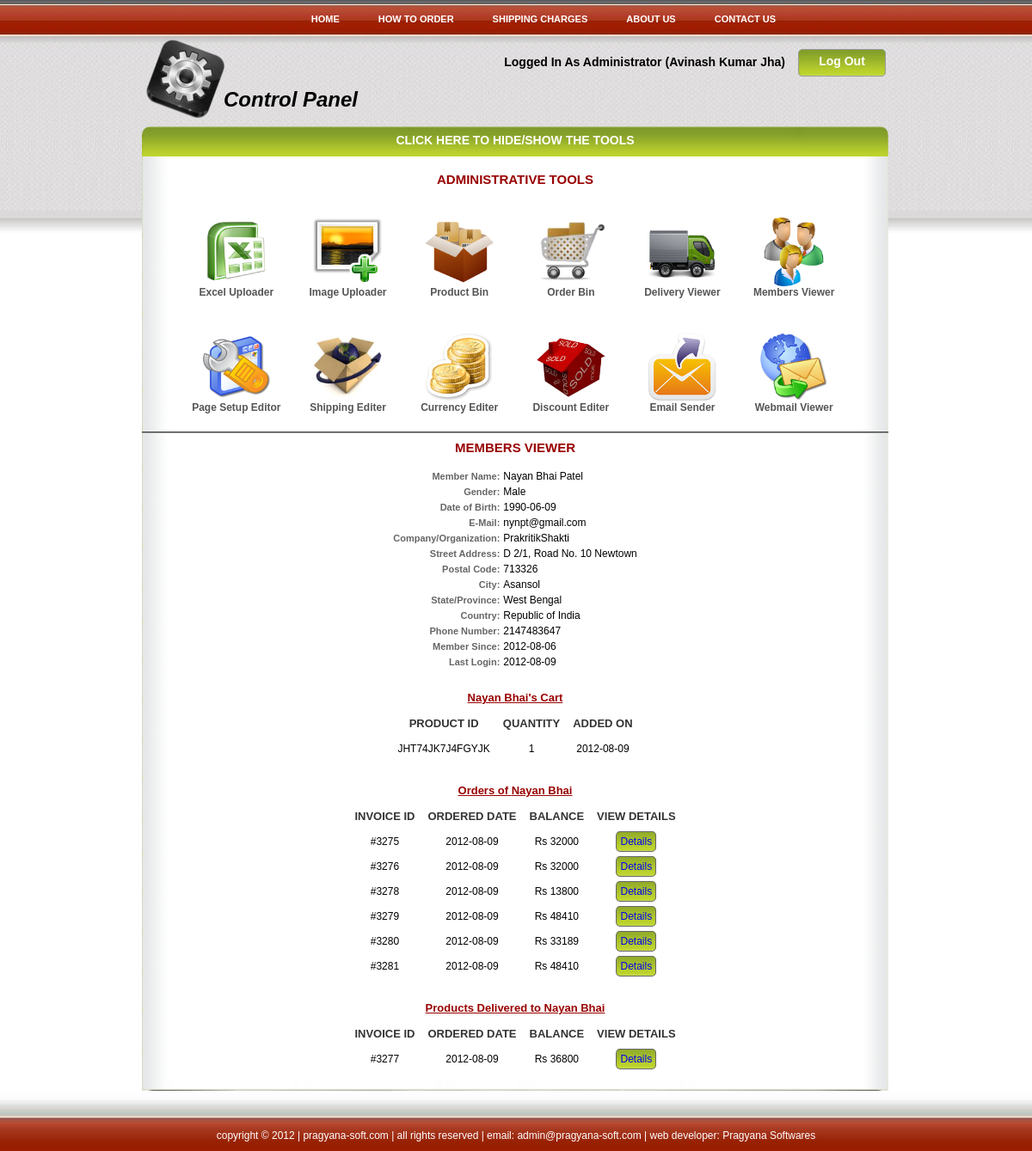
The app's page /admin/members.php?email=nynpt@gmail.com (signed in) with its own data.
### tables this page shows
CREATE TABLE IF NOT EXISTS `user` (
  `username` varchar(35) NOT NULL,
  `password` varchar(35) NOT NULL,
  `name` varchar(70) NOT NULL,
  `last_name` varchar(20) NOT NULL,
  `gender` varchar(6) NOT NULL,
  `dob` date NOT NULL,
  `org` text NOT NULL,
  `add` text NOT NULL,
  `pin_code` text NOT NULL,
  `city` text NOT NULL,
  `state` text NOT NULL,
  `country` text NOT NULL,
  `phno` int(15) NOT NULL,
  `date` date NOT NULL,
  `last_login` date NOT NULL,
  PRIMARY KEY (`username`)
);

CREATE TABLE IF NOT EXISTS `country` (
  `country_id` int(5) NOT NULL AUTO_INCREMENT,
  `iso2` char(2) DEFAULT NULL,
  `short_name` varchar(80) NOT NULL DEFAULT '',
  `long_name` varchar(80) NOT NULL DEFAULT '',
  `iso3` char(3) DEFAULT NULL,
  `zone` int(3) NOT NULL DEFAULT '0',
  `currency` varchar(5) NOT NULL DEFAULT 'INR',
  `numcode` varchar(6) DEFAULT NULL,
  `un_member` varchar(12) DEFAULT NULL,
  `calling_code` varchar(8) DEFAULT NULL,
  `cctld` varchar(5) DEFAULT NULL,
  PRIMARY KEY (`country_id`)
);

CREATE TABLE IF NOT EXISTS `order` (
  `id` int(9) NOT NULL,
  `user` varchar(35) NOT NULL,
  `date` date NOT NULL,
  `amount` int(15) NOT NULL,
  `payment_option` varchar(30) NOT NULL,
  `status` int(1) NOT NULL,
  `fname` text NOT NULL,
  `lname` text NOT NULL,
  `add` text NOT NULL,
  `city` text NOT NULL,
  `state` text NOT NULL,
  `country` text NOT NULL,
  `pin_code` text NOT NULL,
  `delivery_date` date DEFAULT NULL,
  `gateway` varchar(30) DEFAULT NULL,
  `transaction_id` varchar(40) DEFAULT NULL,
  PRIMARY KEY (`id`)
);

### admin/members.php (the view, shortened to what this page needs)
<?php
	if(!isset($_SESSION['LogdUsrDet']))
	{
		header("Location: ../");
	}
	else if($_SESSION['LogdUsrDet'][0]=="GenUsr")
	{
		header("Location: ../");
	}
	else if($_SESSION['LogdUsrDet'][0]=="ContrlrAdmin")
	{
		include("admin-files/admin-top.php");
?>
		<h4>Members Viewer</h4>
<?php
if(isset($_REQUEST['email']))
{
	$sql="SELECT `name` , `last_name` ,  `gender`, `dob`, `org`, `add`, `pin_code`, `city`, `state`, `country`, `phno`, `date`, `last_login` FROM `user` WHERE `user`.`username` ='".$_REQUEST['email']."'";
	$result=mysql_query($sql);
	if($row=mysql_fetch_array($result))
	{
	?>
	<table align="center">
	<tr>
		<td align="right">
		<label style='font-size:11px; font-weight:bold; color:#666666;'>Member Name: </label>
		</td>
		<td align="left">
		<?php echo "".$row["name"]; ?> <?php echo "".$row["last_name"]; ?>
		</td>
	</tr>
	<tr>
		<td align="right">
		<label style='font-size:11px; font-weight:bold; color:#666666;'>Gender: </label>
		</td>
		<td align="left">
		<?php echo "".$row["gender"]; ?>
		</td>
	</tr>
	<tr>
		<td align="right">
		<label style='font-size:11px; font-weight:bold; color:#666666;'>Date of Birth: </label>
		</td>
		<td align="left">
		<?php echo "".$row["dob"]; ?>
		</td>
	</tr>
	<tr>
		<td align="right">
		<label style='font-size:11px; font-weight:bold; color:#666666;'>E-Mail: </label>
		</td>
		<td align="left">
		<?php echo "".$_REQUEST['email']; ?>
		</td>
	</tr>
	<tr>
		<td align="right">
		<label style='font-size:11px; font-weight:bold; color:#666666;'>Company/Organization: </label>
		</td>
		<td align="left">
		<?php echo "".$row["org"]; ?>
		</td>
	</tr>
	<tr>
		<td align="right">
		<label style='font-size:11px; font-weight:bold; color:#666666;'>Street Address: </label>
		</td>
		<td align="left">
		<?php echo "".$row["add"]; ?>
		</td>
	</tr>
	<tr>
		<td align="right">
		<label style='font-size:11px; font-weight:bold; color:#666666;'>Postal Code: </label>
		</td>
		<td align="left">
		<?php echo "".$row["pin_code"]; ?>
		</td>
	</tr>
	<tr>
		<td align="right">
		<label style='font-size:11px; font-weight:bold; color:#666666;'>City: </label>
		</td>
		<td align="left">
		<?php echo "".$row["city"]; ?>
		</td>
	</tr>
	<tr>
		<td align="right">
		<label style='font-size:11px; font-weight:bold; color:#666666;'>State/Province: </label>
		</td>
		<td align="left">
		<?php echo "".$row["state"]; ?>
		</td>
	</tr>
	<tr>
		<td align="right">
		<label style='font-size:11px; font-weight:bold; color:#666666;'>Country: </label>
		</td>
		<td align="left">
		<?php
			$rslt=mysql_query("SELECT `long_name` FROM `country` WHERE `iso2`='".$row['country']."'");
			if($rw=mysql_fetch_array($rslt))
			{echo $rw['long_name'];}
			else{echo $row['country'];}?>
		</td>
	</tr>
	<tr>
		<td align="right">
		<label style='font-size:11px; font-weight:bold; color:#666666;'>Phone Number: </label>
		</td>
		<td align="left">
		<?php echo "".$row["phno"]; ?>
		</td>
	</tr>
	<tr>
		<td align="right">
		<label style='font-size:11px; font-weight:bold; color:#666666;'>Member Since: </label>
		</td>
		<td align="left">
		<?php echo "".$row["date"]; ?>
		</td>
	</tr>
	<tr>
		<td align="right">
		<label style='font-size:11px; font-weight:bold; color:#666666;'>Last Login: </label>
		</td>
		<td align="left">
		<?php echo "".$row["last_login"]; ?>
		</td>
	</tr>
	</table>
	<?php
		$sql="SELECT `product`, `quantity`, `date` FROM `cart_".$_REQUEST['email']."`";
		$res=mysql_query($sql);
		$i=0;
		?>
		<br />
		<table align="center" cellpadding="5" cellspacing="5">
		<tr>
			<td colspan="3">
				<label style="color:#990000; font-weight:bold; min-height:300px; font-size:13px; text-decoration:underline;"><?php echo "".$row["name"]; ?>'s Cart</label>
			</td>
		</tr>
		<?php
		while($rw=mysql_fetch_array($res))
		{
			if($i==0)
			{
			?>
			<tr>
				<td>
					<label style="color:#333333; font-weight:bold; font-size:13px; text-transform:uppercase;">Product ID</label>
				</td>
				<td>
					<label style="color:#333333; font-weight:bold; font-size:13px; text-transform:uppercase;">Quantity</label>
				</td>
				<td>
					<label style="color:#333333; font-weight:bold; font-size:13px; text-transform:uppercase;">Added On</label>
				</td>
			</tr>
			<?php
				$i=1;
			}
			?>
			<tr>
				<td>
					<?php echo "".$rw["product"]; ?>
				</td>
				<td>
					<?php echo $rw['quantity'];?>
				</td>
				<td>
					<?php echo "".$rw["date"]; ?>
				</td>
			</tr>
			<?php
		}
		?>
		</table>
		<?php
		$sql="SELECT `id`, `date`, `amount` FROM `order` WHERE user='".$_REQUEST['email']."' AND `status`='0'";
		$res=mysql_query($sql);
		$i=0;
		?>
		<br />
		<table align="center" cellpadding="5" cellspacing="5">
		<tr>
			<td colspan="4">
				<label style="color:#990000; font-weight:bold; min-height:300px; font-size:13px; text-decoration:underline;">Orders of <?php echo "".$row["name"]; ?></label>
			</td>
		</tr>
		<?php
		while($rw=mysql_fetch_array($res))
		{
			if($i==0)
			{
			?>
			<tr>
				<td>
					<label style="color:#333333; font-weight:bold; font-size:13px; text-transform:uppercase;">Invoice ID</label>
				</td>
				<td>
					<label style="color:#333333; font-weight:bold; font-size:13px; text-transform:uppercase;">Ordered Date</label>
				</td>
				<td>
					<label style="color:#333333; font-weight:bold; font-size:13px; text-transform:uppercase;">Balance</label>
				</td>
				<td>
					<label style="color:#333333; font-weight:bold; font-size:13px; text-transform:uppercase;">View Details</label>
				</td>
			</tr>
			<?php
				$i=1;
			}
			?>
			<tr>
				<td>
					#<?php echo "".$rw["id"]; ?>
				</td>
				<td>
					<?php echo "".$rw["date"]; ?>
				</td>
				<td>
					Rs <?php echo "".$rw["amount"]; ?>
				</td>
				<td>
					<a style='text-decoration:none; border:#666666 solid 1px; border-radius:5px; padding:4px; background-image:url(../img/product-bg1.png); background-repeat:no-repeat; background-position:bottom left;' href="order-bin.php?OrderID=<?php echo "".$rw["id"]; ?>">Details</a>
				</td>
			</tr>
			<?php
		}
		?>
		</table>
		<?php
		$sql="SELECT `id`, `date`, `amount` FROM `order` WHERE user='".$_REQUEST['email']."' AND `status`='1'";
		$res=mysql_query($sql);
		$i=0;
		?>
		<br />
		<table align="center" cellpadding="5" cellspacing="5">
		<tr>
			<td colspan="4">
				<label style="color:#990000; font-weight:bold; min-height:300px; font-size:13px; text-decoration:underline;">Products Delivered to <?php echo "".$row["name"]; ?></label>
			</td>
		</tr>
		<?php
		while($rw=mysql_fetch_array($res))
		{
			if($i==0)
			{
			?>
			<tr>
				<td>
					<label style="color:#333333; font-weight:bold; font-size:13px; text-transform:uppercase;">Invoice ID</label>
				</td>
				<td>
					<label style="color:#333333; font-weight:bold; font-size:13px; text-transform:uppercase;">Ordered Date</label>
				</td>
				<td>
					<label style="color:#333333; font-weight:bold; font-size:13px; text-transform:uppercase;">Balance</label>
				</td>
				<td>
					<label style="color:#333333; font-weight:bold; font-size:13px; text-transform:uppercase;">View Details</label>
				</td>
			</tr>
			<?php
				$i=1;
			}
			?>
			<tr>
				<td>
					#<?php echo "".$rw["id"]; ?>
				</td>
				<td>
					<?php echo "".$rw["date"]; ?>
				</td>
				<td>
					Rs <?php echo "".$rw["amount"]; ?>
				</td>
				<td>
					<a style='text-decoration:none; border:#666666 solid 1px; border-radius:5px; padding:4px; background-image:url(../img/product-bg1.png); background-repeat:no-repeat; background-position:bottom left;' href="delivery.php?OrderID=<?php echo "".$rw["id"]; ?>">Details</a>
				</td>
			</tr>
			<?php
		}
		?>
		</table>
		<?php
	}
	else
	{
		$error="invalid email id";
	}
}
	?><hr />
<?php
		include("admin-files/admin-bottom.php");
	}
?>

### admin/admin-files/admin-top.php (shortened to what this page needs)
<?php
$result=mysql_query("SELECT `name` FROM `admin` WHERE `admin`.`username`='".$_SESSION['LogdUsrDet'][1]."'");
if($row=mysql_fetch_array($result))
{
$AdminName=$row['name'];
}
else
{
header("Location: ../");
}
?>
<!DOCTYPE html PUBLIC "-//W3C//DTD XHTML 1.0 Transitional//EN" "http://www.w3.org/TR/xhtml1/DTD/xhtml1-transitional.dtd">
<html xmlns="http://www.w3.org/1999/xhtml">
<head>
<link rel="stylesheet" href="admin-files/admin.css" />
</head>
<body>
	<div id="menu">
		<div class="red">
			<div id="slatenav">
				<ul>
					<li><a href="../index.php" title="Home">Home</a></li>
					<li><a href="../how-to-order.php" title="How to Order">How to Order</a></li>
					<li><a href="../shipping-charges.php" title="Shipping Charges">Shipping Charges</a></li>
					<li><a href="../about-us.php" title="About Us">About Us</a></li>
					<li><a href="../contact-us.php" title="Contact Us">Contact Us</a></li>
				</ul>
			</div>
		</div>
	</div>
	<div id="wraper" style="min-height:550px;">
		<div id="head">
			<a href="../logout.php">Log Out</a>
			<h1 style="float:right; margin:17px 15px 0 0; padding-top:5px; text-align:center; font-size:14px;">Logged In As Administrator (<?php echo $AdminName;?>)</h1>
			<h1 style="margin:0; padding:60px 0 0 110px; font-style:italic; font:'Times New Roman', Times, serif; font-size:24px;">Control Panel</h1>
		</div>
		<div id="main-content">
			<div id="main-content-top">
				<h3>click here to hide/show the tools</h3>
			</div>
			<div id="main-content-mid">
				<div id="main-content-mid-left">
					<h4>Administrative Tools</h4>
					<table align="center" width="780px" border="0">
						<tr>
							<td width="130px" height="130px" align="center" valign="middle" class="tools">
								<a href="excel-upload.php">
									<img src="admin-files/excel-upload.png" /><br />
									<b>Excel Uploader</b>
								</a>
							</td>
							<td width="130px" height="130px" align="center" valign="middle" class="tools">
								<a href="image-upload.php">
									<img src="admin-files/image-upload.png" /><br />
									<b>Image Uploader</b>
								</a>
							</td>
							<td width="130px" height="130px" align="center" valign="middle" class="tools">
								<a href="product-bin.php">
									<img src="admin-files/product-bin.png" /><br />
									<b>Product Bin</b>
								</a>
							</td>
							<td width="130px" height="130px" align="center" valign="middle" class="tools">
								<a href="order-bin.php">
									<img src="admin-files/order-bin.png" /><br />
									<b>Order Bin</b>
								</a>
							</td>
							<td width="130px" height="130px" align="center" valign="middle" class="tools">
								<a href="delivery.php">
									<img src="admin-files/delivery.png" /><br />
									<b>Delivery Viewer</b>
								</a>
							</td>
							<td width="130px" height="130px" align="center" valign="middle" class="tools">
								<a href="members.php">
									<img src="admin-files/members.png" /><br />
									<b>Members Viewer</b>
								</a>
							</td>
						</tr>
						<tr>
							<td width="130px" height="130px" align="center" valign="middle" class="tools">
								<a href="page-setup.php">
									<img src="admin-files/page-setup.png" /><br />
									<b>Page Setup Editor</b>
								</a>
							</td>
							<td width="130px" height="130px" align="center" valign="middle" class="tools">
								<a href="shipping.php">
									<img src="admin-files/shipping-charge.png" /><br />
									<b>Shipping Editer</b>
								</a>
							</td>
							<td width="130px" height="130px" align="center" valign="middle" class="tools">
								<a href="currency.php">
									<img src="admin-files/currency.png" /><br />
									<b>Currency Editer</b>
								</a>
							</td>
							<td width="130px" height="130px" align="center" valign="middle" class="tools">
								<a href="discount.php">
									<img src="admin-files/sold-products.png" /><br />
									<b>Discount Editer</b>
								</a>
							</td>
							<td width="130px" height="130px" align="center" valign="middle" class="tools">
								<a href="email.php">
									<img src="admin-files/email-sender.png" /><br />
									<b>Email Sender</b>
								</a>
							</td>
							<td width="130px" height="130px" align="center" valign="middle" class="tools">
								<a href="webmail.php">
									<img src="admin-files/webmail.png" /><br />
									<b>Webmail Viewer</b>
								</a>
							</td>
						</tr>
					</table>
				</div>
				<div id="main-content-mid-right">

### admin/admin-files/admin.css (style rules this page uses)
body { margin:6px 0 0 0; padding:0; text-align:center; overflow-x:hidden; background-image:url(body.jpg); background-repeat:repeat-x; font-family:Verdana, Arial, Helvetica, sans-serif; font-size:12px; }
#wraper { width:900px; margin-left:auto; margin-right:auto; text-align:left; }
#menu { height:36px; margin-top:0px; background-image:url(../../img/menu-bg.jpg); background-repeat:repeat-x; }
.red #slatenav { position:relative;display:block;height:34px;font-size:11px;font-weight:bold;background:transparent url(../../img/menu-bg.jpg) repeat-x top left;text-transform:uppercase; width:650px; margin:auto; }
.red #slatenav ul { margin:0px;padding:0;list-style-type:none;width:auto; float:right; }
.red #slatenav ul li { display:block;float:left;margin:0 1px 0 0; }
.red #slatenav ul li a { display:block;float:left;color:#FFFFFF;text-decoration:none;padding:10px 22px 0 22px;height:24px; }
#head { height:100px; background-image:url(cp.png); background-repeat:no-repeat; background-position:15px 0px; }
#head a { float:right; margin:15px 20px 0 0; height:25px; width:100px; padding-top:5px; text-align:center; border:#999999 solid 1px; border-radius:5px; text-decoration:none; font-size:14px; font-weight:bold; color:#FFFFFF; background-color:#00CC33; background-image:url(../../img/product-bg1.png); background-repeat:no-repeat; background-position:bottom left; }
#main-content { width:868px; padding-left:15px; margin-top:5px; }
#main-content #main-content-top { background-image:url(../../img/product-bg1.png); background-repeat:no-repeat; background-position:0px 0px; height:35px; border-top-left-radius:10px; border-top-right-radius:10px; }
#main-content #main-content-top h3 { margin:0; text-align:center; padding-top:8px; font-size:14px; cursor:pointer; color:#FFFFFF; text-transform:uppercase; }
#main-content #main-content-mid { min-height:400px; margin-bottom:-20px;background-image:url(../../img/product-bg2.png); background-repeat:repeat-y; background-position:0px 0px; padding-top:10px; font:Verdana, Arial, Helvetica, sans-serif; }
#main-content #main-content-mid #main-content-mid-left { width:868px; border-bottom:#999999 2px groove; }
#main-content #main-content-mid #main-content-mid-left h4 { margin:0 0 15px 0; text-align:center; padding-top:8px; color:#990000; text-transform:uppercase; font-size:15px; }
#main-content #main-content-mid #main-content-mid-right h4 { margin:0 0 15px 0; text-align:center; padding-top:8px; color:#990000; text-transform:uppercase; font-size:15px; }
#main-content #main-content-mid #main-content-mid-right { width:838px; padding:0 0 25px 15px; z-index:0; text-align:center; }
.tools a { text-decoration:none; color:#555555; }
.tools img { width:80px; height:80px; border:0; }

### records on screen
user: name "Nayan Bhai", last_name "Patel", gender "Male", dob "1990-06-09", org "PrakritikShakti", add "D 2/1, Road No. 10 Newtown", pin_code "713326", city "Asansol", state "West Bengal", phno "2147483647", date "2012-08-06", last_login "2012-08-09"
country: long_name "Republic of India"
cart_nynpt@gmail.com: product "JHT74JK7J4FGYJK", quantity "1", date "2012-08-09"
order: shows "INVOICE ID", id "3275", date "2012-08-09", amount "32000"
order: id "3276", date "2012-08-09", amount "32000"
order: id "3278", date "2012-08-09", amount "13800"
order: id "3279", date "2012-08-09", amount "48410"
order: id "3280", date "2012-08-09", amount "33189"
order: id "3281", date "2012-08-09", amount "48410"
order: id "3277", date "2012-08-09", amount "36800"

### other values on screen
$AdminName "Avinash Kumar Jha"
$_REQUEST['email'] "nynpt@gmail.com"
